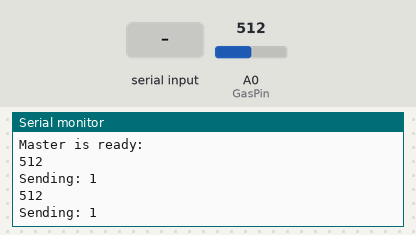
Bench run of a sketch on a simulated Arduino Uno, built with avr-gcc and run on an emulated ATmega328P. On the bench: the last lines printed to the serial monitor. The inputs (shaded band) are chosen by the test bench; at power-on: A0 (GasPin) = 512.

Above: at 2.8 s.
2.9 s: "1" received over the second serial link
5.6 s: A0 (GasPin) set to 716
At 7.4 s:
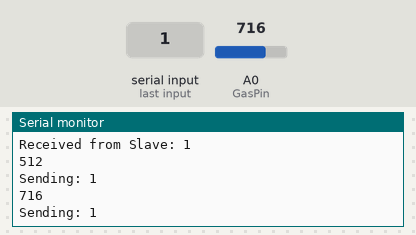
8.3 s: "0" received over the second serial link
11.0 s: A0 (GasPin) set to 900
At 13.2 s:
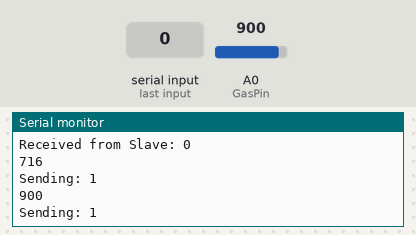
Timing chart, 0 to 14.7 s (numbered marks = the images above; inputs shaded):
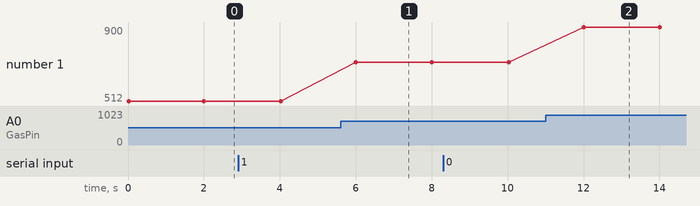

The sketch:

Master_Gas.ino
```cpp
#include <SoftwareSerial.h>

SoftwareSerial BTSerial(10, 11); // RX | TX
int GasPin = A0; // Chân cảm biến khí
int val;

void setup() {
  Serial.begin(9600);
  pinMode(GasPin, INPUT);
  Serial.println("Master is ready:");
  BTSerial.begin(38400); // HC-05 baud rate
}

void loop() {
  val = analogRead(GasPin); // Đọc giá trị cảm biến khí
  Serial.println(val);      // Hiển thị giá trị trên Serial Monitor

  if (val > 120) {
    Serial.println("Sending: 1");
    BTSerial.write('1'); // Gửi ký tự '1' qua Bluetooth
  } else {
    Serial.println("Sending: 0");
    BTSerial.write('0'); // Gửi ký tự '0' qua Bluetooth
  }
  delay(2000); // Độ trễ giữa các lần đọc cảm biến

  // Đọc dữ liệu từ Slave
  if (BTSerial.available()) {
    char received = BTSerial.read();
    Serial.println("Received from Slave: " + String(received));
  }
}
```

Measured:
- after the input at 5.6 s, the serial monitor: prints a new line after 0.40 s (image 1)
- after the input at 11.0 s, the serial monitor: prints a new line after 1.0 s (image 2)
- plotted number 1: 512 → 716 after the input at 5.6 s, 716 → 900 after the input at 11.0 s
